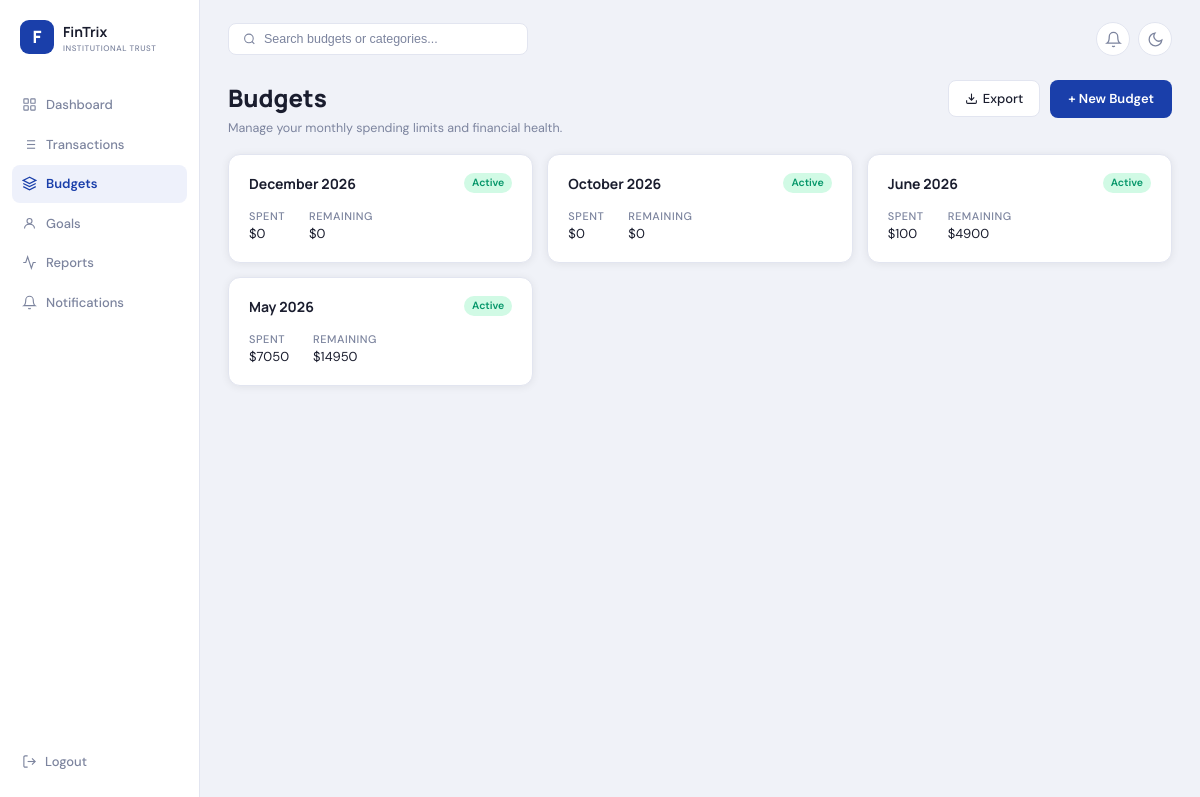
Page /budgets/ on the committed database.
### budgets/models.py (models this page shows, shortened)
class Budget(models.Model):
    month = models.DateField()
    year = models.IntegerField()
    def get_total_spent(self) -> float:
        result = self.category_budgets.aggregate(total=Sum("spent_amount"))["total"]
        return result if result else 0.0
    def get_remaining(self) -> float:
        total_limit = self.category_budgets.aggregate(total=Sum("limit"))["total"] or 0.0
        return total_limit - self.get_total_spent()

### budgets/views.py (the view)
# urls.py: path("", views.budget_dashboard, name="budget_dashboard"),
def budget_dashboard(request):
    budgets = Budget.objects.all().order_by("-year", "-month")
    dashboard_data = []
    for budget in budgets:
        dashboard_data.append({
            "budget":      budget,
            "remaining":   budget.get_remaining(),
            "total_spent": budget.get_total_spent(),
        })
    return render(request, "Budget.html", {
        "dashboard_data": dashboard_data,
    })

### budgets/templates/Budget.html (shortened to what this page needs)
{% load static %}
<!DOCTYPE html>
<html lang="en">
<head>
  <link rel="stylesheet" href="{% static 'css/style-budget.css' %}" />
</head>
<body>
<div class="app">
  <aside class="sidebar">
    <div class="logo">
      <div class="logo-icon">F</div>
      <div>
        <div class="logo-name">FinTrix</div>
        <div class="logo-sub">INSTITUTIONAL TRUST</div>
      </div>
    </div>
    <nav class="nav">
      <a href="/" class="nav-item">
        <svg class="ni" viewBox="0 0 24 24" fill="none" stroke="currentColor" stroke-width="1.8"><rect x="3" y="3" width="7" height="7" rx="1"/><rect x="14" y="3" width="7" height="7" rx="1"/><rect x="3" y="14" width="7" height="7" rx="1"/><rect x="14" y="14" width="7" height="7" rx="1"/></svg>
        Dashboard
      </a>
      <a href="" class="nav-item">
        Transactions
      </a>
      <a href="{% url 'budget_dashboard' %}" class="nav-item active">
        <svg class="ni" viewBox="0 0 24 24" fill="none" stroke="currentColor" stroke-width="1.8"><path d="M12 2L2 7l10 5 10-5-10-5z"/><path d="M2 17l10 5 10-5"/><path d="M2 12l10 5 10-5"/></svg>
        Budgets
      </a>
      <a href="#" class="nav-item">
        <svg class="ni" viewBox="0 0 24 24" fill="none" stroke="currentColor" stroke-width="1.8"><circle cx="12" cy="8" r="4"/><path d="M4 20c0-4 3.6-7 8-7s8 3 8 7"/></svg>
        Goals
      </a>
      <a href="#" class="nav-item">
        <svg class="ni" viewBox="0 0 24 24" fill="none" stroke="currentColor" stroke-width="1.8"><polyline points="22 12 18 12 15 21 9 3 6 12 2 12"/></svg>
        Reports
      </a>
      <a href="#" class="nav-item">
        <svg class="ni" viewBox="0 0 24 24" fill="none" stroke="currentColor" stroke-width="1.8"><path d="M18 8A6 6 0 0 0 6 8c0 7-3 9-3 9h18s-3-2-3-9"/><path d="M13.73 21a2 2 0 0 1-3.46 0"/></svg>
        Notifications
      </a>
    </nav>
    <a href="#" class="sidebar-logout">
      <svg viewBox="0 0 24 24" fill="none" stroke="currentColor" stroke-width="1.8" width="15" height="15"><path d="M9 21H5a2 2 0 0 1-2-2V5a2 2 0 0 1 2-2h4"/><polyline points="16 17 21 12 16 7"/><line x1="21" y1="12" x2="9" y2="12"/></svg>
      Logout
    </a>
  </aside>
  <main class="main">
    <div class="topbar">
      <div class="search-box">
        <svg viewBox="0 0 24 24" fill="none" stroke="currentColor" stroke-width="2" width="14" height="14"><circle cx="11" cy="11" r="8"/><line x1="21" y1="21" x2="16.65" y2="16.65"/></svg>
        <input type="text" id="searchInput" placeholder="Search budgets or categories..." />
      </div>
      <div class="topbar-icons">
        <button class="tb-icon"><svg viewBox="0 0 24 24" fill="none" stroke="currentColor" stroke-width="1.8" width="17" height="17"><path d="M18 8A6 6 0 0 0 6 8c0 7-3 9-3 9h18s-3-2-3-9"/><path d="M13.73 21a2 2 0 0 1-3.46 0"/></svg></button>
        <button class="tb-icon"><svg viewBox="0 0 24 24" fill="none" stroke="currentColor" stroke-width="1.8" width="17" height="17"><path d="M21 12.79A9 9 0 1 1 11.21 3a7 7 0 0 0 9.79 9.79z"/></svg></button>
      </div>
    </div>
    <div class="page-header">
      <div>
        <h1 class="page-title">Budgets</h1>
        <p class="page-sub">
          {% if budget %}Manage your spending for <strong>{{ budget.month|date:"F" }} {{ budget.year }}</strong>.
          {% else %}Manage your monthly spending limits and financial health.{% endif %}
        </p>
      </div>
      <div class="header-btns">
        <button class="btn-outline" id="exportBtn">
          <svg viewBox="0 0 24 24" fill="none" stroke="currentColor" stroke-width="2" width="13" height="13"><path d="M21 15v4a2 2 0 0 1-2 2H5a2 2 0 0 1-2-2v-4"/><polyline points="7 10 12 15 17 10"/><line x1="12" y1="15" x2="12" y2="3"/></svg>
          Export
        </button>
        <a href="{% url 'create_budget' %}" class="btn-primary">+ New Budget</a>
      </div>
    </div>
    {% if dashboard_data %}
    <div class="dash-grid">
      {% for item in dashboard_data %}
      <a href="{% url 'budget_detail' item.budget.id %}" class="dash-card">
        <div class="dash-card-top">
          <span class="dash-month">{{ item.budget.month|date:"F Y" }}</span>
          <span class="dash-badge">Active</span>
        </div>
        <div class="dash-nums">
          <div>
            <p class="lbl">Spent</p>
            <p class="num">${{ item.total_spent|floatformat:0 }}</p>
          </div>
          <div>
            <p class="lbl">Remaining</p>
            <p class="num green">${{ item.remaining|floatformat:0 }}</p>
          </div>
        </div>
      </a>
      {% empty %}
      <div class="no-budgets">
        <p>No budgets yet.</p>
        <a href="{% url 'create_budget' %}" class="btn-primary">Create your first budget</a>
      </div>
      {% endfor %}
    </div>
    {% endif %}
  </main>
</div>
</body>
</html>

### static/css/style-Budget.css (style rules this page uses)
:root { --primary: #1a3faa; --primary-dk: #122d80; --primary-lt: #eef1fb; --bg: #f0f2f8; --card: #ffffff; --soft: #f0f2f8; --border: #e2e5f0; --text: #1a1d2e; --muted: #7c849e; --danger: #c0392b; --danger-bg: #fdecea; --danger-bd: #f5c6c2; --warn: #d97706; --warn-bg: #fffbeb; --green: #059669; --green-lt: #d1fae5; --orange: #ea580c; --blue-lt: #dbeafe; --blue: #2563eb; --radius: 12px; --radius-sm: 8px; --shadow: 0 1px 8px rgba(0,0,0,0.07); --shadow-md: 0 4px 20px rgba(0,0,0,0.10); --trans: all 0.2s ease; }
*,*::before,*::after { margin:0; padding:0; box-sizing:border-box; }
body { font-family:'DM Sans',sans-serif; background:var(--bg); color:var(--text); font-size:13px; line-height:1.5; }
a { text-decoration:none; color:inherit; }
button { cursor:pointer; font-family:inherit; }
input,select,button { font-size:13px; }
.app { display:flex; min-height:100vh; }
.sidebar { width:200px; background:#fff; border-right:1px solid var(--border); display:flex; flex-direction:column; padding:20px 12px; position:sticky; top:0; height:100vh; flex-shrink:0; }
.logo { display:flex; align-items:center; gap:9px; padding:0 8px; margin-bottom:32px; }
.logo-icon { width:34px; height:34px; background:var(--primary); color:#fff; font-family:'Manrope',sans-serif; font-weight:800; font-size:17px; border-radius:9px; display:flex; align-items:center; justify-content:center; }
.logo-name { font-family:'Manrope',sans-serif; font-weight:700; font-size:14px; }
.logo-sub { font-size:8px; letter-spacing:.07em; color:var(--muted); font-weight:500; }
.nav { display:flex; flex-direction:column; gap:2px; flex:1; }
.nav-item { display:flex; align-items:center; gap:9px; padding:9px 10px; border-radius:var(--radius-sm); color:var(--muted); font-size:13px; font-weight:500; transition:var(--trans); }
.nav-item.active { background:var(--primary-lt); color:var(--primary); font-weight:600; }
.ni { width:15px; height:15px; flex-shrink:0; }
.sidebar-logout { display:flex; align-items:center; gap:8px; padding:9px 10px; border-radius:var(--radius-sm); color:var(--muted); font-size:13px; font-weight:500; transition:var(--trans); margin-top:8px; }
.main { flex:1; padding:22px 28px; min-width:0; overflow-y:auto; }
.topbar { display:flex; align-items:center; justify-content:space-between; margin-bottom:24px; }
.search-box { display:flex; align-items:center; gap:8px; background:#fff; border:1px solid var(--border); border-radius:var(--radius-sm); padding:8px 14px; width:300px; color:var(--muted); }
.search-box input { border:none; background:none; outline:none; color:var(--text); width:100%; font-size:12.5px; }
.search-box input::placeholder { color:var(--muted); }
.topbar-icons { display:flex; gap:8px; }
.tb-icon { width:34px; height:34px; background:#fff; border:1px solid var(--border); border-radius:50%; display:flex; align-items:center; justify-content:center; color:var(--muted); transition:var(--trans); }
.page-header { display:flex; align-items:flex-start; justify-content:space-between; margin-bottom:16px; }
.page-title { font-family:'Manrope',sans-serif; font-size:24px; font-weight:800; }
.page-sub { font-size:12.5px; color:var(--muted); margin-top:3px; }
.header-btns { display:flex; gap:10px; align-items:center; }
.btn-primary { display:inline-flex; align-items:center; gap:5px; padding:9px 18px; background:var(--primary); color:#fff; border:none; border-radius:var(--radius-sm); font-weight:600; font-size:13px; transition:var(--trans); }
.btn-outline { display:inline-flex; align-items:center; gap:5px; padding:9px 16px; background:#fff; border:1px solid var(--border); color:var(--text); border-radius:var(--radius-sm); font-weight:500; font-size:13px; transition:var(--trans); }
.dash-grid { display:grid; grid-template-columns:repeat(auto-fill, minmax(240px,1fr)); gap:14px; margin-top:4px; }
.dash-card { background:var(--card); border:1px solid var(--border); border-radius:var(--radius); padding:18px 20px; box-shadow:var(--shadow); transition:var(--trans); display:block; }
.dash-card-top { display:flex; justify-content:space-between; align-items:center; margin-bottom:14px; }
.dash-month { font-family:'Manrope',sans-serif; font-weight:700; font-size:14px; }
.dash-badge { background:var(--green-lt); color:var(--green); font-size:10.5px; font-weight:600; padding:2px 8px; border-radius:999px; }
.dash-nums { display:flex; gap:24px; }
.lbl { font-size:11px; color:var(--muted); font-weight:500; text-transform:uppercase; letter-spacing:.05em; }

### rows in the picture
Budget: budget.month "December 2026", total_spent "0", remaining "0"
Budget: budget.month "October 2026", total_spent "0", remaining "0"
Budget: budget.month "June 2026", total_spent "100", remaining "4900"
Budget: budget.month "May 2026", total_spent "7050", remaining "14950"
